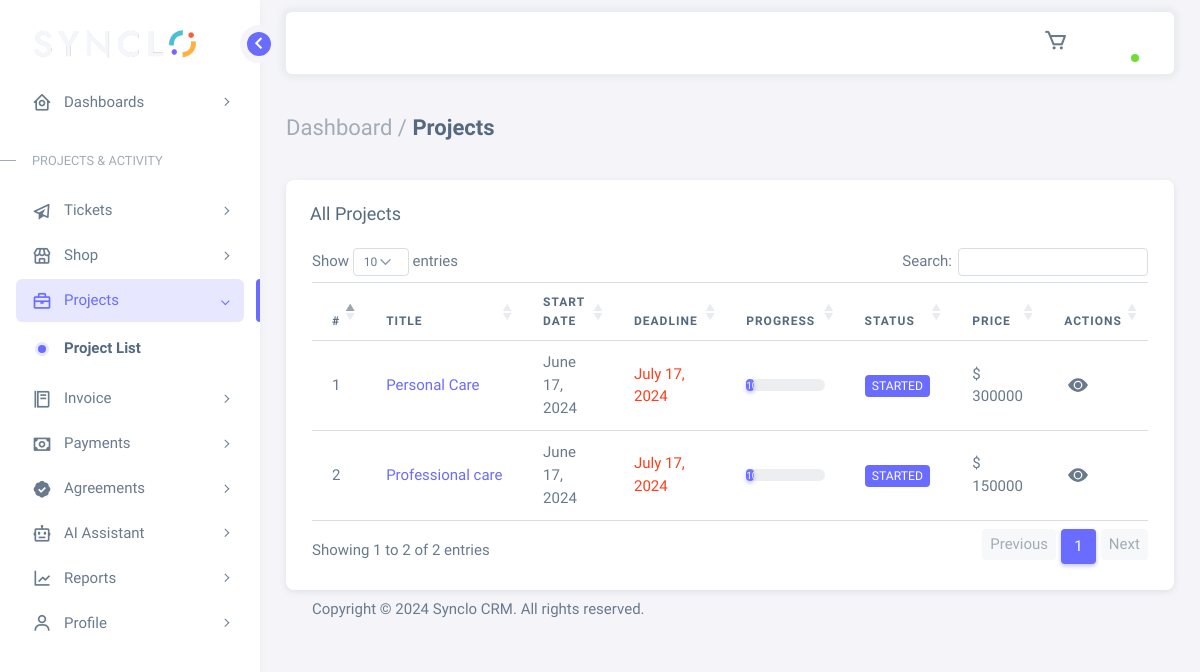
The page /user/dashboard/projects (signed in) on the database as committed earlier.
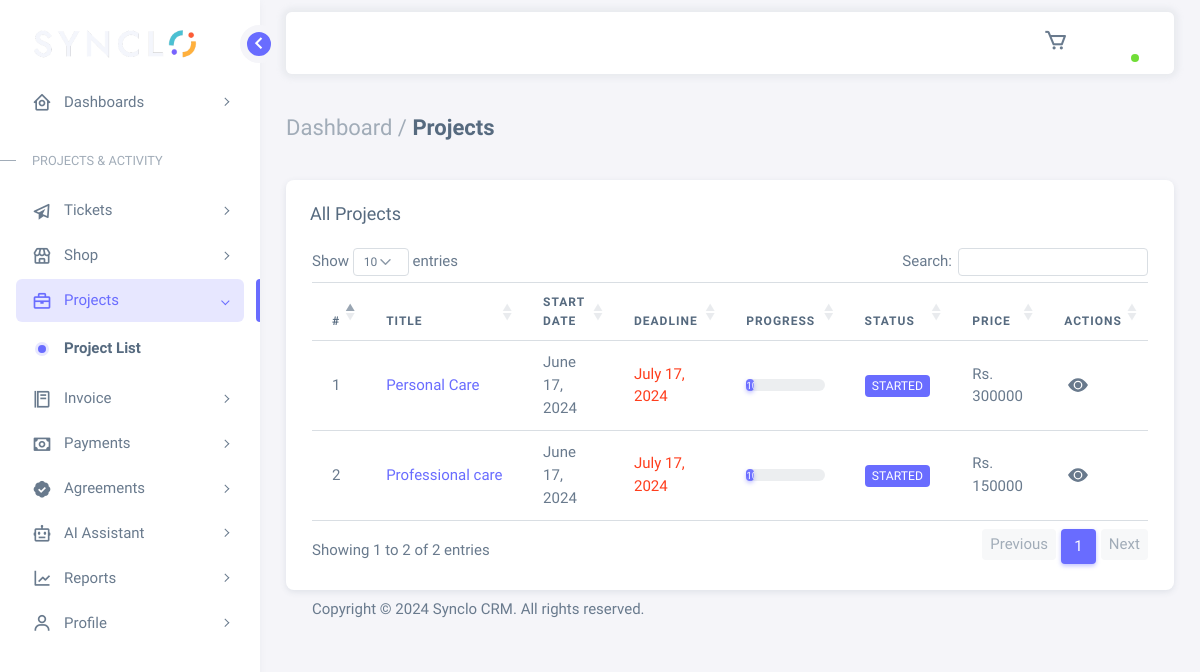
The same page on the database as committed later.
### settings/models.py (models this page shows)
class websiteSetting(models.Model):
    name = models.CharField(max_length=500, default='Application Name')
    logo_dark = models.ImageField(upload_to='app_config/')
    logo = models.ImageField(upload_to='app_config/')
    logo_width = models.IntegerField(blank=True, null=True)
    invoice_logo = models.ImageField(upload_to='app_config', blank=True, null=True)
    invoice_logo_width = models.IntegerField(blank=True, null=True)
    favicon = models.ImageField(upload_to='app_config/')
    author = models.CharField(max_length=200, default='Author Name', blank=True, null=True)
    email_address = models.EmailField(max_length=500, default='test@gmail.com', blank=True, null=True)
    phone_or_whatsapp = models.CharField(max_length=20, default='+919505858999', blank=True, null=True)
    price_ragne = models.CharField(max_length=50, default='60$ to 7000$', blank=True, null=True)
    country = models.CharField(max_length=300, default='Your Country', blank=True, null=True)
    address = models.CharField(max_length=700, default='Your Address', blank=True, null=True)
    state = models.CharField(max_length=200, default='Your State', blank=True, null=True)
    Zip = models.IntegerField(default=12345)
    analytics_code = models.CharField(max_length=300, blank=True, null=True, default="GA_MEASUREMENT_ID")
    facebook_pixel_code = models.TextField(blank=True, null=True)
    facebook_chat_code = models.TextField(blank=True, null=True)
    whatsapp_is_active = models.BooleanField(default=True)
    messenger_is_active = models.BooleanField(default=True)
    default_menu_is_active = models.BooleanField(default=True)
    currency_name = models.CharField(max_length=100, default='USD')
    currency_symbol = models.CharField(max_length=150, default='$')
    twilio_sid = models.CharField(max_length=500, blank=True, null=True)
    twilio_auth_token = models.CharField(max_length=500, blank=True, null=True)
    twilio_from_number = models.CharField(max_length=15, blank=True, null=True)
    openai_api = models.CharField(max_length=1000, blank=True, null=True)
    max_token = models.IntegerField(default=150, blank=True, null=True)
    is_enabled_for_user = models.BooleanField(default=False)
    is_purchasing_enable = models.BooleanField(default=True)
    is_auto_invoice_enable = models.BooleanField(default=True)
    custom_css = models.TextField(blank=True, null=True)
    custom_js = models.TextField(blank=True, null=True)

### crm/models.py (models this page shows, shortened)
class crmProjects(models.Model):
    title = models.CharField(max_length=500)
    progress = models.IntegerField(blank=True, null=True, default=0)
    slug = models.SlugField(max_length=500, blank=True, null=True)
    PROJECT_TYPE_CHOICE = (
        ('client_project', 'Client Project'),
        ('internal_project', 'Internal Project'),
    )
    project_type = models.CharField(max_length=50, choices=PROJECT_TYPE_CHOICE, default='client_project')
    client = models.ForeignKey(Guser, on_delete=models.CASCADE, null=True, blank=True)
    description = models.TextField(blank=True, null=True)
    start_date = models.DateField()
    deadline = models.DateField()
    price = models.IntegerField()
    team = models.ManyToManyField(User, related_name='project_team', blank=True)
    PROJECT_LABEL_CHOICE = (
        ('started', 'Started'),
        ('completed', 'Completed'),
        ('new_customer', 'New Customer'),
        ('important', 'Important'),
        ('closed', 'Closed'),
        ('running', 'Running'),
        ('canceled', 'Canceled'),
        ('pending', 'Pending'),
    )
    label = models.CharField(max_length=50, choices=PROJECT_LABEL_CHOICE, null=True, blank=True)

### userapp/views.py (the view)
# urls.py: path('user/dashboard/projects', userProjects, name='userProjects'),
@login_required(login_url='signIn')
@user_role_required
def userProjects(request):
    user = request.user
    projects = crmProjects.objects.filter(client=user).order_by('-start_date')
    context = {
        'title': 'Projects',
        'projects': projects,
    }
    return render(request, 'user/main/projects/projects.html', context)

### templates/user/main/projects/projects.html (shortened to what this page needs)
{% extends 'user/base.html' %}
{% load static %}
{% block content %}
    <div class="content-wrapper">
        <div class="container-xxl flex-grow-1 container-p-y">
            <div class="row align-items-center">
                <div class="col-md-6">
                    <h4 class="fw-bold py-3 mb-4">
                        <span class="text-muted fw-light">Dashboard /</span> Projects
                    </h4>
                </div>
            </div>
            <div class="card">
                <div class="card-datatable table-responsive">
                  <div id="DataTables_Table_0_wrapper" class="dataTables_wrapper dt-bootstrap5 no-footer">
                    <div class="card-header flex-column flex-md-row">
                      <div class="head-label">
                        <h5 class="card-title mb-0">All Projects</h5>
                      </div>
                    </div>
                    <div class="container mb-4">
                    <table class="datatables-basic table border-top dataTable no-footer dtr-column collapsed" id="DataTables_Table_0" aria-describedby="DataTables_Table_0_info">
                      <thead>
                        <tr>
                        <th style="width: 0px;" >#</th>
                        <th style="width: 130px;" >Title</th>
                        <th style="width: 150px;">Start Date</th>
                        <th style="width: 150px;">Deadline</th>
                        <th style="width: 180px;">Progress</th>
                        <th style="width: 130px;">Status</th>
                        <th style="width: 90px;" class="dtr-hidden">Price</th>
                        <th style="width: 0px;" class="sorting_disabled dtr-hidden">Actions</th>
                        </tr>
                      </thead>
                      <tbody>
                        {% for project in projects %}
                            <tr class="odd">
                                <td>{{ forloop.counter }}</td>
                                <td><span class="emp_name text-truncate"><a href="{% url 'userProjectDetail' slug=project.slug %}">{{ project.title }}</a></span></td>
                                <td>{{ project.start_date }}</td>
                                <td class="text-danger">{{ project.deadline }}</td>
                                <td>
                                  <div class="progress" role="progressbar" aria-label="Animated striped example" aria-valuenow="{{project.progress}}" aria-valuemin="0" aria-valuemax="100">
                                    <div class="progress-bar progress-bar-striped progress-bar-animated" style="width: {{project.progress}}%">{{project.progress}}%</div>
                                  </div>
                                </td>
                                <td><span class="badge {% if project.label == 'completed' %}bg-success{% elif project.label == 'canceled' %}bg-danger{% elif project.label == 'important' %}bg-warning{% elif project.label == 'pending' %}bg-info{% else %}bg-primary{% endif %}">{{ project.label }}</span></td>
                                <td>{{settings.currency_symbol}} {{ project.price }}</td>
                                <td class="dtr-hidden" style="">
                                    <a href="{% url 'userProjectDetail' slug=project.slug %}" class="btn btn-sm btn-icon item-edit">
                                        <svg xmlns="http://www.w3.org/2000/svg" width="20" height="20" fill="currentColor" class="bi bi-eye-fill" viewBox="0 0 16 16">
                                            <path d="M10.5 8a2.5 2.5 0 1 1-5 0 2.5 2.5 0 0 1 5 0z"/>
                                            <path d="M0 8s3-5.5 8-5.5S16 8 16 8s-3 5.5-8 5.5S0 8 0 8zm8 3.5a3.5 3.5 0 1 0 0-7 3.5 3.5 0 0 0 0 7z"/>
                                          </svg>
                                    </a>
                                </td>
                            </tr>
                        {% endfor %}
                      </tbody>
                    </table>
                </div>
              </div>
          </div>
    </div>
{% endblock content %}

### templates/user/base.html (shortened to what this page needs)
{% load static %}
<!DOCTYPE html>
<html lang="en" class="dark-style  layout-menu-fixed   " dir="ltr" data-theme="theme-default">
<head>
<link rel="stylesheet" href="" />
<link rel="stylesheet" href="https://cdnjs.cloudflare.com/ajax/libs/boxicons/2.1.0/css/boxicons.min.css" />
<link rel="stylesheet" href="https://cdnjs.cloudflare.com/ajax/libs/font-awesome/6.4.0/css/all.min.css" />
<link rel="stylesheet" href="https://cdnjs.cloudflare.com/ajax/libs/flag-icon-css/6.7.0/css/flag-icons.min.css" />
<link rel="stylesheet" href="{% static 'crm/assets/css/core.css' %}" class="template-customizer-core-css" />
<link rel="stylesheet" href="{% static 'crm/assets/css/theme-default.css' %}" class="template-customizer-theme-css" />
<link rel="stylesheet" href="{% static 'crm/assets/css/demo.css' %}" />
<link rel="stylesheet" href="{% static 'crm/assets/css/perfect-scrollbar.css' %}" />
<link rel="stylesheet" href="{% static 'crm/assets/css/typeahead.css' %}" />
<link rel="stylesheet" href="{% static 'crm/assets/css/apex-charts.css' %}">
<link rel="stylesheet" type="text/css" href="https://cdn.datatables.net/1.11.0/css/dataTables.bootstrap5.min.css">
</head>
<body>
      <div class="layout-wrapper layout-content-navbar ">
      <div class="layout-container">
            <aside id="layout-menu" class="layout-menu menu-vertical menu bg-menu-theme">
        <div class="app-brand demo">
        <a href="{% url 'userDashboard' %}" class="app-brand-link">
          <span class="app-brand-logo demo">
            <img src="{{settings.logo_dark.url}}" width="165" height="50" alt="" srcset="">
          </span>
        </a>
        <a href="javascript:void(0);" class="layout-menu-toggle menu-link text-large ms-auto">
          <i class="bx bx-chevron-left bx-sm align-middle"></i>
        </a>
      </div>
      <ul class="menu-inner py-1">
        <li class="menu-item {% if request.path == '/user/dashboard' %}active open{% endif %}">
          <a href="javascript:void(0);" class="menu-link menu-toggle">
            <i class="menu-icon tf-icons bx bx-home-circle"></i>
            <div>Dashboards</div>
          </a>
        </li>
        <li class="menu-header small text-uppercase">
          <span class="menu-header-text">Projects &amp; Activity</span>
        </li>
        {% url 'userticketView' id=request.resolver_match.kwargs.id as ticket_view_url %}
        <li class="menu-item  {% if request.path == '/user/dashboard/tickets' or request.path == '/user/dashboard/ticket/create/' or request.path == ticket_view_url %}active open{% endif %}">
          <a href="javascript:void(0);" class="menu-link menu-toggle">
            <i class="menu-icon tf-icons bx bx-paper-plane"></i>
            <div>Tickets</div>
          </a>
        </li>
        <li class="menu-item  {% if request.path == '/user/products/' or request.path == '/user/cart/' or request.path == '/user/checkout/' or request.path == '/user/dashboard/orders' %}active open{% endif %}">
          <a href="javascript:void(0);" class="menu-link menu-toggle">
            <i class="menu-icon tf-icons bx bx-store"></i>
            <div>Shop</div>
          </a>
        </li>
        {% url 'userProjectDetail' slug=request.resolver_match.kwargs.slug as userProjectDetailURL %}
        <li class="menu-item {% if request.path == '/user/dashboard/projects' or request.path == userProjectDetailURL %}active open{% endif %}">
          <a href="javascript:void(0);" class="menu-link menu-toggle">
            <i class="menu-icon tf-icons bx bx-briefcase"></i>
            <div>Projects</div>
          </a>
          <ul class="menu-sub">
            <li class="menu-item active">
              <a href="{% url 'userProjects' %}" class="menu-link">
                <div>Project List</div>
              </a>
            </li>
          </ul>
        </li>
        <li class="menu-item {% if request.path == '/user/dashboard/invoices' %}active open{% endif %}">
          <a href="javascript:void(0);" class="menu-link menu-toggle">
            <i class="menu-icon tf-icons bx bx-food-menu"></i>
            <div>Invoice</div>
          </a>
        </li>
        <li class="menu-item {% if request.path == '/user/dashboard/payments' %}active open{% endif %}">
          <a href="javascript:void(0);" class="menu-link menu-toggle">
            <i class="menu-icon tf-icons bx bx-money"></i>
            <div>Payments</div>
          </a>
        </li>
        {% url 'userAgreementDetail' id=request.resolver_match.kwargs.id as userAgreementDetailURL %}
        <li class="menu-item {% if request.path == '/user/dashboard/agreements' or request.path == userAgreementDetailURL %}active open{% endif %}">
          <a href="javascript:void(0);" class="menu-link menu-toggle">
            <i class="menu-icon tf-icons bx bxs-badge-check"></i>
            <div>Agreements</div>
          </a>
        </li>
        {% if settings.is_enabled_for_user %}
        {% url 'useropenAiContentGeneration' category=request.resolver_match.kwargs.category as aicategoryurl %}
        <li class="menu-item {% if request.path == '/user/dashboard/ai-assistant/' or request.path == aicategoryurl or request.path == '/user/dashboard/ai-assistant/history/' %}active open{% endif %}">
          <a href="javascript:void(0);" class="menu-link menu-toggle">
            <i class='menu-icon bx bx-bot'></i>
            <div>AI Assistant</div>
          </a>
        </li>
        {% endif %}
        <li class="menu-item {% if request.path == '/user/reports/invoice-report/' or request.path == '/user/reports/project-report/' or request.path == '/user/reports/payment-report/'%}active open{% endif %}">
          <a href="javascript:void(0);" class="menu-link menu-toggle">
            <i class="menu-icon tf-icons bx bx-line-chart"></i>
            <div>Reports</div>
          </a>
        </li>
        <li class="menu-item {% if request.path == '/user/dashboard/profile' or request.path == '/user/dashboard/profile/edit/' %}active open{% endif %}">
          <a href="javascript:void(0);" class="menu-link menu-toggle">
            <i class="menu-icon tf-icons bx bx-user"></i>
            <div>Profile</div>
          </a>
        </li>
      </ul>
    </aside>
        <div class="layout-page">
    <nav class="layout-navbar container-xxl navbar navbar-expand-xl navbar-detached align-items-center bg-navbar-theme" id="layout-navbar">
          <div class="navbar-nav-right d-flex align-items-center" id="navbar-collapse">
            <ul class="navbar-nav flex-row align-items-center ms-auto">
              {% if settings.is_purchasing_enable %}
            <li class="nav-item dropdown-notifications navbar-dropdown dropdown me-3 me-xl-1">
              <a class="nav-link dropdown-toggle hide-arrow" href="javascript:void(0);" data-bs-toggle="dropdown" data-bs-auto-close="outside" aria-expanded="false">
                <i class="bx bx-cart bx-sm"></i>
              </a>
            </li>
            {% endif %}
              <li class="nav-item me-2 me-xl-0">
                <a class="nav-link style-switcher-toggle hide-arrow" href="javascript:void(0);">
                </a>
              </li>
              <li class="nav-item navbar-dropdown dropdown-user dropdown">
                <a class="nav-link dropdown-toggle hide-arrow" href="javascript:void(0);" data-bs-toggle="dropdown">
                  <div class="avatar avatar-online">
                  </div>
                </a>
              </li>
            </ul>
          </div>
            </nav>
    {% block content %}{% endblock content %}
<footer class="content-footer footer bg-footer-theme">
  <div class="container-xxl d-flex flex-wrap justify-content-between py-2 flex-md-row flex-column">
    <div class="mb-2 mb-md-0">
      <p class="mb-0">Copyright © <span id="currentYear"></span> {{settings.name}}. All rights reserved.</p>
    </div>
  </div>
</footer>
        </div>
      </div>
    </div>
  </div>
<link rel="stylesheet" href="https://cdnjs.cloudflare.com/ajax/libs/select2/4.0.13/css/select2.min.css">
</body>
</html>

Rows that differ between the two databases and show on the page:
changed websiteSetting "Synclo CRM": currency_symbol "$" → "Rs."
